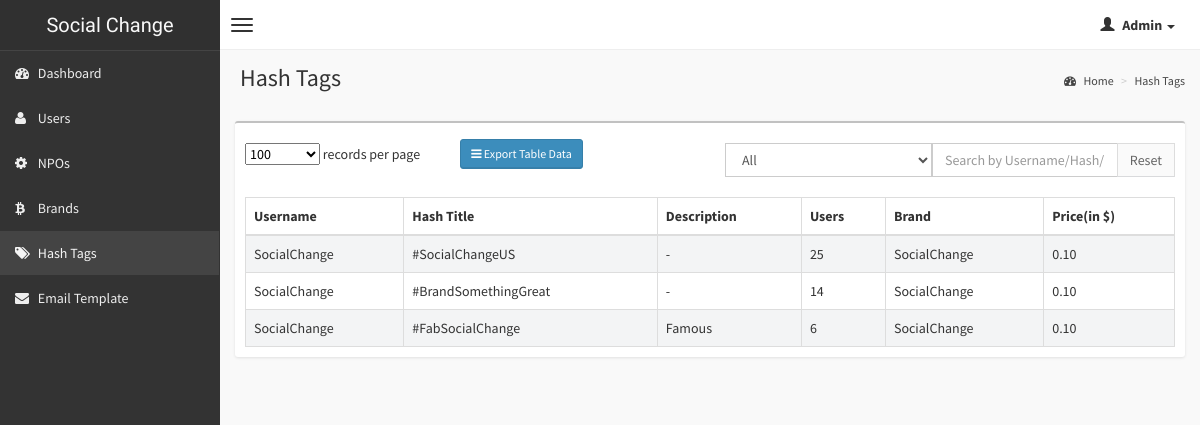
/admin/hash.php (signed in), run on the app's committed database.
### tables this page shows
CREATE TABLE IF NOT EXISTS `hash_tags` (
  `id` int(11) NOT NULL AUTO_INCREMENT,
  `user_id` int(11) NOT NULL,
  `title` varchar(80) NOT NULL,
  `description` varchar(300) NOT NULL,
  `users` int(20) NOT NULL,
  `set_cap` int(50) NOT NULL,
  `created_on` timestamp NOT NULL DEFAULT CURRENT_TIMESTAMP ON UPDATE CURRENT_TIMESTAMP,
  PRIMARY KEY (`id`),
  KEY `user_id` (`user_id`)
);

CREATE TABLE IF NOT EXISTS `users` (
  `id` int(11) NOT NULL AUTO_INCREMENT,
  `fbid` bigint(20) NOT NULL,
  `twitterid` varchar(200) NOT NULL,
  `googleid` varchar(200) NOT NULL COMMENT 'same as tumbler username',
  `instagram_id` varchar(200) NOT NULL,
  `email` varchar(80) NOT NULL,
  `role` varchar(80) NOT NULL,
  `username` varchar(50) NOT NULL,
  `password` text NOT NULL,
  `contact_number` bigint(15) NOT NULL,
  `paypal_email` varchar(50) NOT NULL,
  `tax_id` varchar(50) NOT NULL,
  `brand_name` varchar(30) NOT NULL,
  `pic` varchar(100) NOT NULL,
  `is_live` tinyint(1) NOT NULL,
  `verified` tinyint(1) NOT NULL,
  `created_on` timestamp NOT NULL DEFAULT CURRENT_TIMESTAMP ON UPDATE CURRENT_TIMESTAMP,
  PRIMARY KEY (`id`)
);

### admin/hash.php (the view, shortened to what this page needs)
<?php require_once "../php_include/header.php"; ?>
<?php
$limit = (int) (!isset($_GET["limit"]) ? 100 : $_GET["limit"]);
global $conn;
$searchKey="where 1";
$sql="select hash_tags.title as title, hash_tags.description as d, hash_tags.users as users, users.username as username, users.brand_name as brand,(select pricing.price from pricing join budget on pricing.id=budget.price_id where budget.hash_id=hash_tags.id) as price from hash_tags left join users on hash_tags.user_id=users.id left join budget on hash_tags.id=budget.hash_id $searchKey limit $limit";
$sth=$conn->prepare($sql);
try{$sth->execute();}catch(Exception $e){
echo $e->getMessage();}
$result=$sth->fetchAll(PDO::FETCH_ASSOC);
?>
<link href="css/datatables/dataTables.bootstrap.css" rel="stylesheet" type="text/css" />
        <div class="wrapper row-offcanvas row-offcanvas-left">
            <?php require_once "../php_include/leftmenu.php"; ?>
            <aside class="right-side">
                <section class="content-header">
                    <h1>
                        Hash Tags
                    </h1>
                    <ol class="breadcrumb">
                        <li><a href="dashboard.php"><i class="fa fa-dashboard"></i> Home</a></li>
                        <li><a href="#">Hash Tags</a></li>
                    </ol>
                </section>
                <section class="content">
                	<div class="box">
                                <div class="box-header">
                                </div>
                                <div class="box-body table-responsive">
                            		<div class="row">
										<div class="col-xs-6">
											<div id="example1_length" class="dataTables_length">
												<label>
													<select size="1" name="example1_length" aria-controls="example1" onchange="window.location.href='?&key=<?php echo $_REQUEST['key']; ?>&page=1&limit='+(this.options[this.selectedIndex].value);">
													<?php foreach(array(10,25,50,100) as $i){
														echo "<option value='$i' ";
														if($i==$limit) echo "selected";
														echo ">$i</option>";
													} ?>
													</select>
													 records per page
												</label>
											</div>
										<div class="btn-group" style="margin-left: 40px;margin-top: -4px;text-align: center;">
			<button class="btn btn-primary btn-sm dropdown-toggle" data-toggle="dropdown"><i class="fa fa-bars"></i> Export Table Data</button>
				</div>
										</div>
										<div class="col-xs-6"><div class="dataTables_filter" id="example1_filter" style="width:100%;">
											<label style="width:100%;">
												<form id="search-by-date-form" action="" style="float:left;width:46%;">
													<div class="form-group">
														<div class="input-group" style="width:100%;">
															<select name="status" class="form-control" onchange="document.getElementById('search-by-date-form').submit();">
																<option value="" <?php if($_GET["status"]=="") echo "selected"; ?>>All</option>
															</select>
														</div>
													</div>
												</form>
												<div class="input-group">
													<input class="form-control" type="text" aria-controls="example1"
														onkeyup="if(event.keyCode==13){ window.location.href='?limit=<?php echo $limit; ?>&status=<?php echo $_GET['status']; ?>&key='+this.value; }" placeholder="Search by Username/Hash/Brand" value="<?php echo $_GET['key']; ?>">
													<span class="input-group-btn"><button class="btn btn-default btn-flat"
														onclick="window.location.href='?limit=<?php echo $limit; ?>&key=';">Reset</button></span>
												</div>
											</label>
										</div></div>
									</div>
                                    <table id="example1" class="table table-bordered table-striped">
                                        <thead>
                                            <tr>
                                                <th>Username</th>
                                                <th>Hash Title</th>
                                                <th>Description</th>
                                                <th>Users</th>
                                                <th>Brand</th>
                                                <th>Price(in $)</th>
                                            </tr>
                                        </thead>
                                        <tbody>
                                        	<?php foreach($result as $row){ ?>
                                            <tr>
                                                <td><?php echo $row['username']; ?></td>
                                                <td><?php echo $row['title']; ?></td>
                                                <td><?php if(!$row['d']) echo '-'; else echo $row['d']; ?></td>
                                                <td><?php if(!$row['users']) echo "-"; else echo $row['users']; ?></td>
                                                <td><?php if(!$row['brand']) echo "-"; else echo $row['brand']; ?></td>
                                                <td><?php if(!$row['price']) echo "-"; else echo $row['price']; ?></td>
                                            </tr>
                                            <?php } ?>
                                        </tbody>
                                    </table>
                                </div>
                            </div>
                </section>
            </aside>
        </div>
    </body>
</html>

### php_include/header.php (shortened to what this page needs)
<!DOCTYPE html>
<html>
    <head>
        <link href="css/bootstrap.min.css" rel="stylesheet" type="text/css" />
        <link href="css/font-awesome.min.css" rel="stylesheet" type="text/css" />
        <link href="css/ionicons.min.css" rel="stylesheet" type="text/css" />
        <link href="css/morris/morris.css" rel="stylesheet" type="text/css" />
        <link href="css/jvectormap/jquery-jvectormap-1.2.2.css" rel="stylesheet" type="text/css" />
        <link href="css/fullcalendar/fullcalendar.css" rel="stylesheet" type="text/css" />
        <link href="css/daterangepicker/daterangepicker-bs3.css" rel="stylesheet" type="text/css" />
        <link href="css/bootstrap-wysihtml5/bootstrap3-wysihtml5.min.css" rel="stylesheet" type="text/css" />
        <link href="css/AdminLTE.css" rel="stylesheet" type="text/css" />
    </head>
    <body class="skin-black">
        <header class="header">
            <a href="dashboard.php" class="logo">
               Social Change
            </a>
            <nav class="navbar navbar-static-top" role="navigation">
                <a href="#" class="navbar-btn sidebar-toggle" data-toggle="offcanvas" role="button">
                    <span class="icon-bar"></span>
                    <span class="icon-bar"></span>
                    <span class="icon-bar"></span>
                </a>
                <div class="navbar-right">
                    <ul class="nav navbar-nav">
						<li class="dropdown user user-menu">
                            <a href="#" class="dropdown-toggle" data-toggle="dropdown">
                                <i class="glyphicon glyphicon-user"></i>
                                <span style="text-transform: capitalize;"><?php echo $_SESSION['admin']['username']; ?> <i class="caret"></i></span>
                            </a>
                        </li>
                    </ul>
                </div>
            </nav>
        </header>

### php_include/leftmenu.php
<aside class="left-side sidebar-offcanvas">
                <section class="sidebar">
                    <ul class="sidebar-menu" id="leftmenu-ul">
						<li <?php if(stripos($_SERVER['REQUEST_URI'],"dashboard.php")) echo 'class="active"'; ?>>
                            <a href="dashboard.php">
                                <i class="fa fa-dashboard"></i> <span>Dashboard</span>
                            </a>
                        </li>
						<li <?php if(stripos($_SERVER['REQUEST_URI'],"users.php")) echo 'class="active"'; ?>>
                            <a href="users.php">
                                <i class="fa fa-user"></i> <span>Users</span>
                            </a>
                        </li>
                        <li <?php if(stripos($_SERVER['REQUEST_URI'],"npo.php")) echo 'class="active"'; ?>>
                            <a href="npo.php">
                                <i class="fa  fa-cog"></i> <span>NPOs</span>
                            </a>
                        </li>
						<li <?php if(stripos($_SERVER['REQUEST_URI'],"brands.php")) echo 'class="active"'; ?>>
                            <a href="brands.php">
                                <i class="fa fa-btc"></i> <span>Brands</span>
                            </a>
                        </li>
                        <li <?php if(stripos($_SERVER['REQUEST_URI'],"hash.php")) echo 'class="active"'; ?>>
                            <a href="hash.php">
                                <i class="fa fa-tags"></i> <span>Hash Tags</span>
                            </a>
                        </li>
						<li <?php if(stripos($_SERVER['REQUEST_URI'],"email_template.php")) echo 'class="active"'; ?>>
                            <a href="email_template.php">
                                <i class="fa fa-envelope"></i> <span>Email Template</span>
                            </a>
                        </li>
                    </ul>
                </section>
            </aside>

### data on the page
hash_tags: user.username "SocialChange", title "#SocialChangeUS", users "25", user.brand_name "SocialChange", price "0.10"
hash_tags: user.username "SocialChange", title "#BrandSomethingGreat", users "14", user.brand_name "SocialChange", price "0.10"
hash_tags: user.username "SocialChange", title "#FabSocialChange", description "Famous", users "6", user.brand_name "SocialChange", price "0.10"

### other printed values
$_SESSION['admin']['username'] "Admin"
form field example1_length "100"
